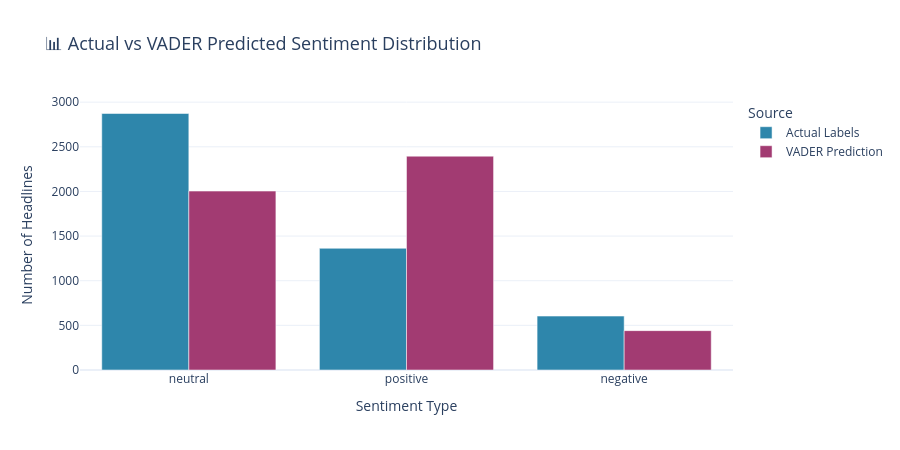

Notebook source saved alongside this figure:
### Code cell
# ================================================
# STEP 5 - VISUALIZATION 1
# Actual vs VADER Sentiment Distribution
# ================================================

# Create comparison dataframe
actual_counts = df['sentiment'].value_counts().reset_index()
actual_counts.columns = ['sentiment', 'count']
actual_counts['type'] = 'Actual Labels'

vader_counts = df['vader_sentiment'].value_counts().reset_index()
vader_counts.columns = ['sentiment', 'count']
vader_counts['type'] = 'VADER Prediction'

# Combine both
combined = pd.concat([actual_counts, vader_counts])

# Create grouped bar chart
fig1 = px.bar(
    combined,
    x='sentiment',
    y='count',
    color='type',
    barmode='group',
    title='📊 Actual vs VADER Predicted Sentiment Distribution',
    color_discrete_map={
        'Actual Labels': '#2E86AB',
        'VADER Prediction': '#A23B72'
    },
    labels={'count': 'Number of Headlines', 
            'sentiment': 'Sentiment Type'},
    template='plotly_white'
)

fig1.update_layout(
    title_font_size=18,
    legend_title='Source',
    height=450
)

fig1.show()

### Figure 1 — Plotly figure (JSON) as saved in the notebook; plotly's stock layout.template omitted (floating-point values rounded to 4 significant figures)
{"data": [{"alignmentgroup": "True", "hovertemplate": "type=Actual Labels<br>Sentiment Type=%{x}<br>Number of Headlines=%{y}<extra></extra>", "legendgroup": "Actual Labels", "marker": {"color": "#2E86AB", "pattern": {"shape": ""}}, "name": "Actual Labels", "offsetgroup": "Actual Labels", "orientation": "v", "showlegend": true, "textposition": "auto", "type": "bar", "x": ["neutral", "positive", "negative"], "xaxis": "x", "y": [2873, 1363, 604], "yaxis": "y"}, {"alignmentgroup": "True", "hovertemplate": "type=VADER Prediction<br>Sentiment Type=%{x}<br>Number of Headlines=%{y}<extra></extra>", "legendgroup": "VADER Prediction", "marker": {"color": "#A23B72", "pattern": {"shape": ""}}, "name": "VADER Prediction", "offsetgroup": "VADER Prediction", "orientation": "v", "showlegend": true, "textposition": "auto", "type": "bar", "x": ["positive", "neutral", "negative"], "xaxis": "x", "y": [2395, 2004, 441], "yaxis": "y"}], "layout": {"barmode": "group", "height": 450, "legend": {"title": {"text": "Source"}, "tracegroupgap": 0}, "title": {"font": {"size": 18}, "text": "📊 Actual vs VADER Predicted Sentiment Distribution"}, "xaxis": {"anchor": "y", "domain": [0, 1], "title": {"text": "Sentiment Type"}}, "yaxis": {"anchor": "x", "domain": [0, 1], "title": {"text": "Number of Headlines"}}}}
